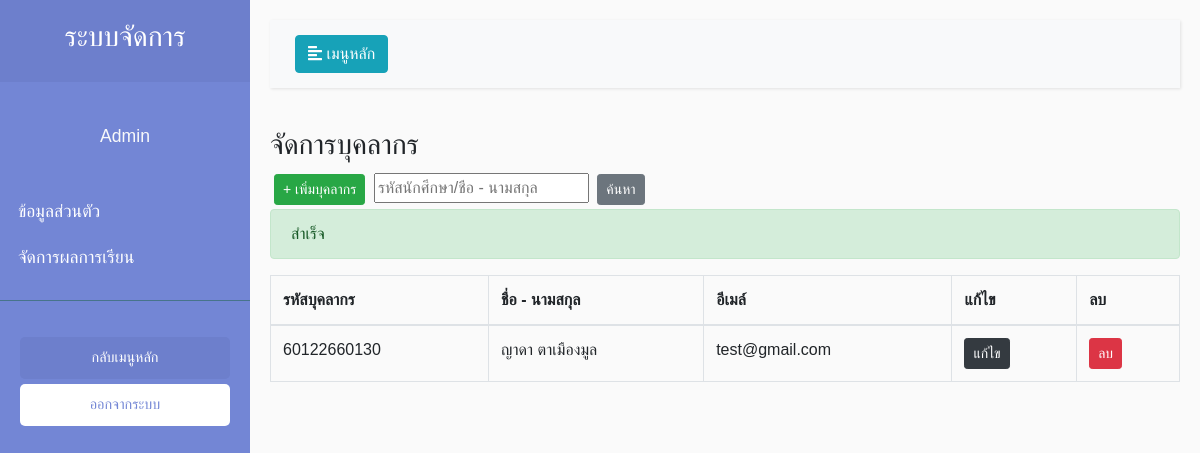
Before: /view/managerPersonnel/ManagerPersonnel.php?susccess=1 with the older database file.
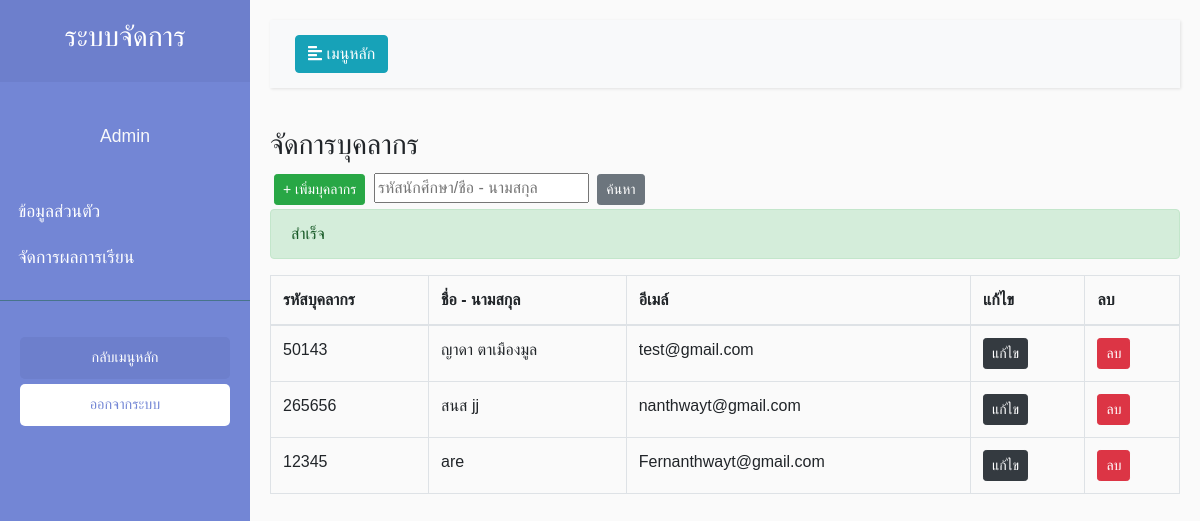
After: the same page with the newer database file.
### tables this page shows
CREATE TABLE `teacher_tb` (
  `tc_id` int(11) NOT NULL,
  `tc_code` varchar(255) NOT NULL,
  `tc_name` varchar(255) NOT NULL,
  `tc_idCard` varchar(255) NOT NULL,
  `tc_email` varchar(255) NOT NULL,
  `tc_date` date NOT NULL
);

### view/managerPersonnel/ManagerPersonnel.php (the view, shortened to what this page needs)
<?php
include_once('../../model/connect.php');error_reporting(0);
if($_SESSION['Type_id'] == 2){
    $sql ="SELECT * FROM `teacher_tb` WHERE `tc_code` = '".$_SESSION['id']."'";
    $query = $conn->query($sql);
    $result = $query -> FETCH_ASSOC();
    $name = $result['tc_name'];
    $code = $result['tc_code'];
    $date = $result['tc_date'];
}
else{
    $name = 'Admin';
}
$sql = "SELECT * FROM teacher_tb";
$query = $conn->query($sql);
?>
<!DOCTYPE html>
<html>
<head>
    <link rel="stylesheet" href="https://stackpath.bootstrapcdn.com/bootstrap/4.1.0/css/bootstrap.min.css"
>
    <link rel="stylesheet" href="../../style/Style.css">
</head>
<body class="setfont">
    <div class="wrapper">
        <nav id="sidebar">
            <div class="sidebar-header">
                <h3 class="text-center">ระบบจัดการ</h3>
            </div>
            <p class="text-center text-light mt-3 setfont"><?php echo $name; ?> </p>
            <ul class="list-unstyled components pl-2">
            <?php if($_SESSION['Type_id'] == 1){ ?>
                <li>
                    <a href="../main/Main.php">ข้อมูลส่วนตัว</a>
                </li>
                <li>
                    <a href="../managerPersonnel/ManagerPersonnel.php">จัดการบุคลากร</a>
                </li>
                <li>
                    <a href="../managerSubject/ManagerSubject.php">จัดการรายวิชา</a>
                </li>
                <li>
                    <a href="../managerStudent/ManagerStudent.php">จัดการนักศึกษา</a>
                </li>
                <li>
                    <a href="../managerProgram/Program.php">จัดการแผนการเรียน</a>
                </li>
                <li>
                    <a href="../register/Register.php">ลงทะเบียน</a>
                </li>
            <?php } else{?>
                <li>
                    <a href="">ข้อมูลส่วนตัว</a>
                </li>
                <li>
                    <a href="../setScore/SubjectList.php">จัดการผลการเรียน</a>
                </li>
            <?php } ?>
            </ul>
            <ul class="list-unstyled CTAs">
                <li>
                    <a href="../../index.php" class="article">กลับเมนูหลัก</a>
                </li>
                <li>
                    <a href="../../control/logout/Logout.php" class="download">ออกจากระบบ</a>
                </li>
            </ul>
        </nav>
        <div id="content">
            <nav class="navbar navbar-expand-lg navbar-light bg-light">
                <div class="container-fluid">
                    <button type="button" id="sidebarCollapse" class="btn btn-info">
                        <i class="fas fa-align-left"></i>
                        <span>เมนูหลัก</span>
                    </button>
                </div>
            </nav>
            <h3>จัดการบุคลากร</h3>
<button class="btn btn-success btn-sm m-1"><a href="./AddPersonal.php"> + เพิ่มบุคลากร</a></button>
<input type="text" placeholder="รหัสนักศึกษา/ชื่อ - นามสกุล">
<button class="btn btn-secondary btn-sm m-1">ค้นหา</button>
                        <?php if($_GET['susccess'] == 1){ ?>
    <div class="alert alert-success" role="alert">
  สำเร็จ
</div>
<?php }else if($_GET['susccess'] == 2) { ?>
    <div class="alert alert-danger" role="alert">
  มีบางอย่างผิดพลาด ลองอีกครั้ง
</div> <?php } ?>
            <table class="table table-bordered mt-3">
                <thead>
                    <tr>
                        <th scope="col">รหัสบุคลากร</th>
                        <th scope="col">ชื่อ - นามสกุล</th>
                        <th scope="col">อีเมล์</th>
                        <th scope="col">แก้ไข</th>
                        <th scope="col">ลบ</th>
                      </tr>
                    </thead>
                    <tbody>
                        <tbody>
                            <tr>
                            <?php while($result = $query->fetch_assoc()){ ?>
                              <td><?php echo $result['tc_code']; ?></td>
                              <td><?php echo $result['tc_name']; ?></td>
                              <td><?php echo $result['tc_email']; ?></td>
                              <td><a class="btn btn-dark btn-sm" href="./EditPersonal.php?tcID=<?php echo $result['tc_id']; ?>">แก้ไข</a></td>
                              <td><a class="btn btn-danger btn-sm" href="JavaScript:if(confirm('คุณแน่ใจแล้วใช่ไหม?') == true){window.location='../../control/personnal/DelPersonal.php?id=<?php echo $result["tc_id"];?>';}">ลบ</a></td>
                            </tr>
                            <?php } ?>
                          </tbody>
                  </table>
        </div>
</body>
</html>

### style/Style.css (style rules this page uses)
body { font-family: 'Kanit', sans-serif; overflow: hidden; }
.setfont { font-family: 'Kanit', sans-serif; }
body { font-family: 'Poppins', sans-serif; background: #fafafa; }
p { font-family: 'Poppins', sans-serif; font-size: 1.1em; font-weight: 300; line-height: 1.7em; color: #999; }
a, a:hover, a:focus { color: inherit; text-decoration: none; transition: all 0.3s; }
.navbar { padding: 15px 10px; background: #fff; border: none; border-radius: 0; margin-bottom: 40px; box-shadow: 1px 1px 3px rgba(0, 0, 0, 0.1); }
.wrapper { display: flex; width: 100%; align-items: stretch; }
#sidebar { min-width: 250px; max-width: 250px; background: #7386D5; color: #fff; transition: all 0.3s; }
#sidebar .sidebar-header { padding: 20px; background: #6d7fcc; }
#sidebar ul.components { padding: 20px 0; border-bottom: 1px solid #47748b; }
#sidebar ul li a { padding: 10px; font-size: 1.1em; display: block; }
ul.CTAs { padding: 20px; }
ul.CTAs a { text-align: center; font-size: 0.9em !important; display: block; border-radius: 5px; margin-bottom: 5px; }
a.download { background: #fff; color: #7386D5; }
a.article, a.article:hover { background: #6d7fcc !important; color: #fff !important; }
#content { width: 100%; padding: 20px; min-height: 100vh; transition: all 0.3s; }

Changed rows visible on the page:
changed teacher_tb "ญาดา ตาเมืองมูล": tc_code "60122660130" → "50143"
added teacher_tb: tc_code "265656", tc_name "สนส jj", tc_email "nanthwayt@gmail.com"
added teacher_tb: tc_code "12345", tc_name "are", tc_email "Fernanthwayt@gmail.com"
